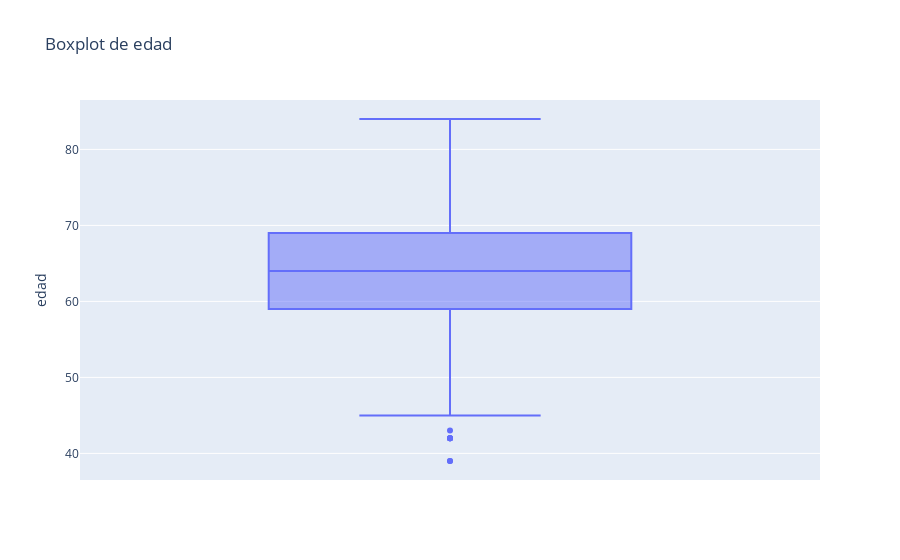

Source (notebook cell):
### Code cell
visualizar_outliers_plotly(df_main, 'edad')

### Figure 1 — Plotly figure (JSON) as saved in the notebook; plotly's stock layout.template omitted (floating-point values rounded to 4 significant figures; data arrays with more than 128 entries replaced by an {"elided": "..."} marker saying what was removed)
{"data": [{"alignmentgroup": "True", "hovertemplate": "edad=%{y}<extra></extra>", "legendgroup": "", "marker": {"color": "#636efa"}, "name": "", "notched": false, "offsetgroup": "", "orientation": "v", "showlegend": false, "type": "box", "x0": " ", "xaxis": "x", "y": {"elided": "433 int values"}, "y0": " ", "yaxis": "y"}], "layout": {"boxmode": "group", "legend": {"tracegroupgap": 0}, "title": {"text": "Boxplot de edad"}, "xaxis": {"anchor": "y", "domain": [0, 1]}, "yaxis": {"anchor": "x", "domain": [0, 1], "title": {"text": "edad"}}}}
